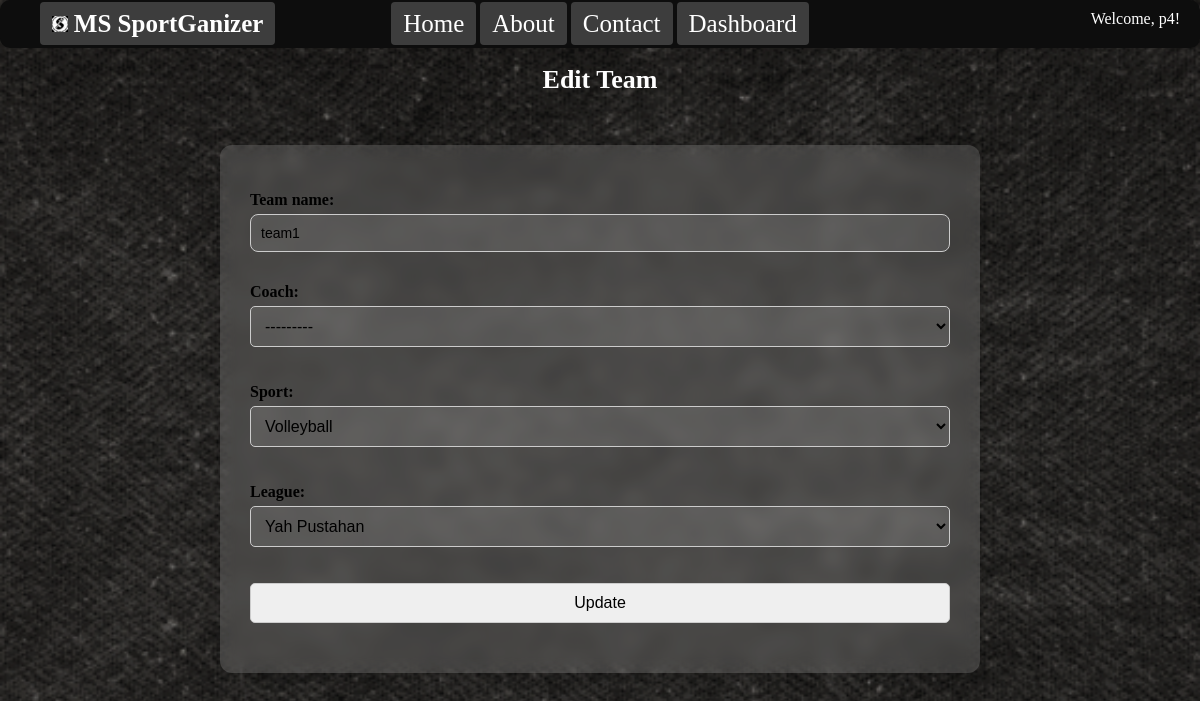
Page /teams/5/edit/ (signed in) on the committed database.
### accounts/models.py (models this page shows)
class CustomUser(AbstractUser):
    ROLE_CHOICES = [
        ('admin', 'Admin'),
        ('player', 'Player'),
        ('coach', 'Coach'),
    ]
    role = models.CharField(max_length=20, choices=ROLE_CHOICES)
    age = models.IntegerField(null=True, blank=True)
    phone_number = models.CharField(max_length=15, null=True, blank=True)
    sport = models.ForeignKey('app.Sport', on_delete=models.CASCADE, null=True, blank=True)
    team = models.ForeignKey('app.Team', on_delete=models.CASCADE, null=True, blank=True)
    league = models.ForeignKey('app.League', on_delete=models.CASCADE, null=True, blank=True)
    position = models.ForeignKey('app.Position', on_delete=models.CASCADE, null=True, blank=True)
    jersey_number = models.IntegerField(null=True, blank=True)
    coaching_experience = models.TextField(null=True, blank=True)
    def __str__(self):
        return self.username

### app/models.py (models this page shows, shortened)
class Team(models.Model):
    team_name = models.CharField(max_length=100)
    coach = models.ForeignKey(CustomUser, on_delete=models.SET_NULL, null=True, related_name="coached_teams")
    sport = models.ForeignKey(Sport, on_delete=models.CASCADE, related_name="teams")
    league = models.ForeignKey(League, on_delete=models.CASCADE, related_name="teams")

### app/views.py (the view)
# urls.py: path('teams/<int:pk>/edit/', TeamsUpdateView.as_view(), name='teams_update'),
class TeamsUpdateView(UpdateView):
    template_name = 'app/teams/teams_update.html'
    model = Team
    fields = ['team_name', 'coach', 'sport', 'league']
    success_url = reverse_lazy('dashboard')

### app/models.py (called while the page is built)
    def __str__(self):
        return self.sport_name

    def __str__(self):
        return self.league_name

### app/templates/app/teams/teams_update.html (shortened to what this page needs)
{% extends 'app/base.html' %}
{% load static %}
{% block content %}
  <h1>Edit Team</h1>
     <form action="{% url 'teams_update' object.pk %}" method="post" class="form-container">
        {{form.as_p}}
        <input type="submit" value="Update">
     </form>
{% endblock content %}

### app/templates/app/navbar.html
{% load static %}
<header>
    <div class="header-title">
        {% if user.is_authenticated %}
        <h1><a href="{% url 'home' %}"><img src="{% static 'images/favicon.ico' %}" alt="Logo"> MS SportGanizer</a></h1>
        {% endif %}
    </div>
    <nav class="header-nav">
        <a href="{% url 'home' %}">Home</a>
        <a href="{% url 'about' %}">About</a>
        <a href="{% url 'contact' %}">Contact</a>
        {% if user.is_authenticated %}
        <a href="{% url 'dashboard' %}">Dashboard</a>
        {% endif %}
    </nav>
    <div class="header-auth">
        {% if user.is_authenticated %}
            <p>Welcome, {{ user.username }}!</p>
        {% endif %}
    </div>
</header>

### static/css/base.css (style rules this page uses)
body { background-color: #090909; background-image: url("/static/images/exclusive-paper.png"), linear-gradient(to bottom, #000000, #000000); background-blend-mode: normal; background-attachment: fixed; background-size: cover; height: 100vh; margin: 0; overflow-x: hidden; color: white; }
header { background-color: #0d0d0d; border-radius: 10px; padding: 10px; display: flex; justify-content: space-between; }
header a { color: white; text-decoration: none; font-size: 25px; padding: 8px 12px; border-radius: 4px; transition: background-color 0.3s ease; border: none; }
.header-title { flex: 1; }
.header-title h1 { margin: 0; font-size: 24px; }
.header-title h1 a { color: white; text-decoration: none; }
.header-nav { flex: 2; text-align: center; }
.header-auth { flex: 1; text-align: right; }
.header-auth p { display: inline; margin-right: 10px; color: white; }
h1, h3 { color: white; }
a { color: #b8d8e3; text-decoration: none; padding: 10px; background-color: rgba(255, 255, 255, 0.2); border-radius: 8px; transition: background-color 0.3s ease; }

### static/css/table.css (style rules this page uses)
h1 { color: #ffffff; }

### static/css/form.css (style rules this page uses)
input[type="text"], input[type="password"] { width: 100%; padding: 12px; margin-bottom: 15px; border: 2px solid rgba(255, 255, 255, 0.2); border-radius: 8px; font-size: 16px; outline: none; background-color: rgba(255, 255, 255, 0.3); color: #000000; transition: all 0.3s ease; }
label { display: block; font-weight: bold; color: #000000; margin-bottom: 8px; text-align: left; font-size: 16px; }
input[type="text"], input[type="email"], input[type="password"], input[type="date"] { width: 100%; padding: 12px; margin-bottom: 15px; border: 1px solid rgba(255, 255, 255, 0.2); border-radius: 8px; font-size: 16px; outline: none; background-color: rgba(255, 255, 255, 0.3); color: #000000; box-sizing: border-box; transition: all 0.3s ease; }
.form-container { background: rgba(255, 255, 255, 0.15); padding: 30px; border-radius: 12px; box-shadow: 0px 6px 15px rgba(0, 0, 0, 0.2); width: 100%; max-width: 700px; backdrop-filter: blur(8px); margin: auto; margin-top: 50px; transition: all 0.3s ease-in-out; }
label { display: block; font-weight: bold; color: #000000; margin-bottom: 8px; font-size: 16px; }
h1, .section-title { color: #fff; text-align: center; margin-bottom: 20px; font-size: 26px; font-weight: 600; }
input[type="text"], input[type="email"], input[type="password"], select, textarea { width: 100%; padding: 10px; margin-bottom: 15px; border: 1px solid #ccc; border-radius: 8px; background: rgba(255, 255, 255, 0.1); color: #000000; font-size: 14px; transition: all 0.3s ease-in-out; }
label { display: block; margin: 10px 0 5px; color: black; }
input, select, button { width: 100%; padding: 10px; margin-bottom: 20px; border-radius: 5px; border: 1px solid #ccc; font-size: 16px; color: black; }
select { color: black; }
select option { color: black; }

### rows in the picture
CustomUser: username "p4"
Team: team_name "team1", coach "---------", sport "Volleyball", league "Yah Pustahan"
